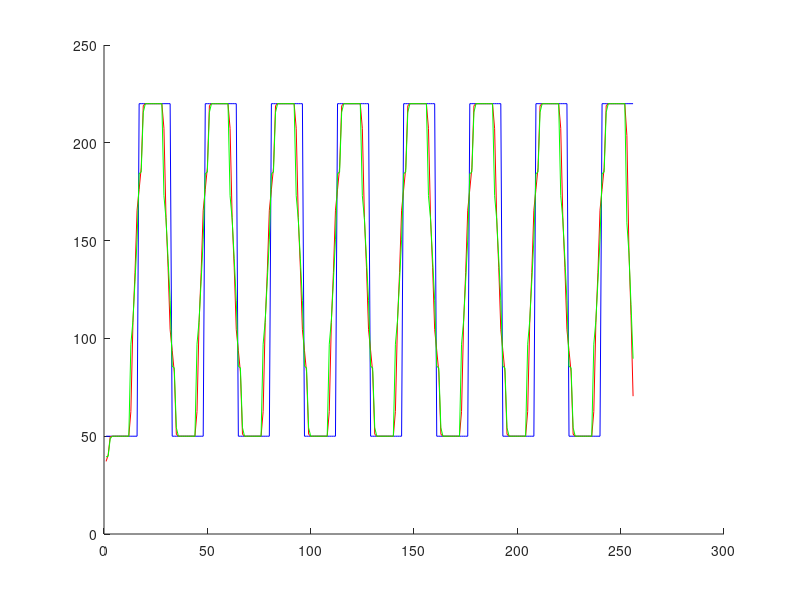
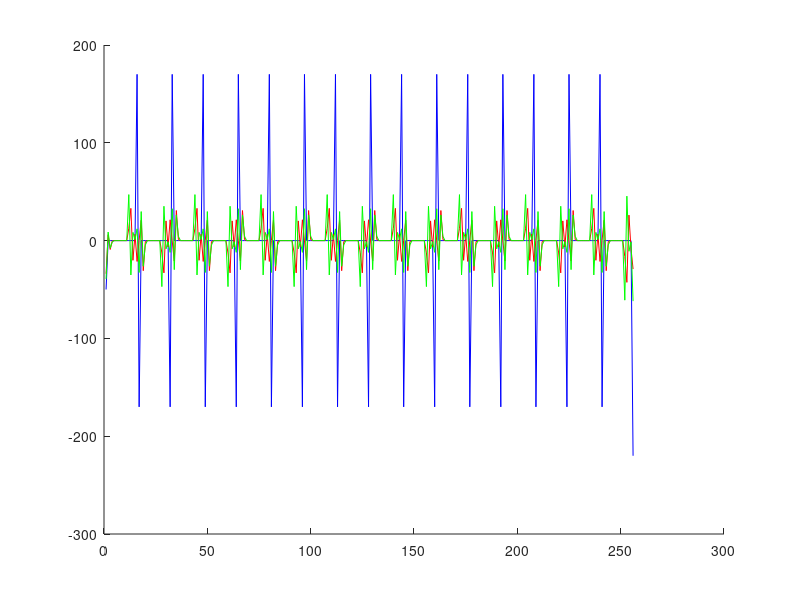
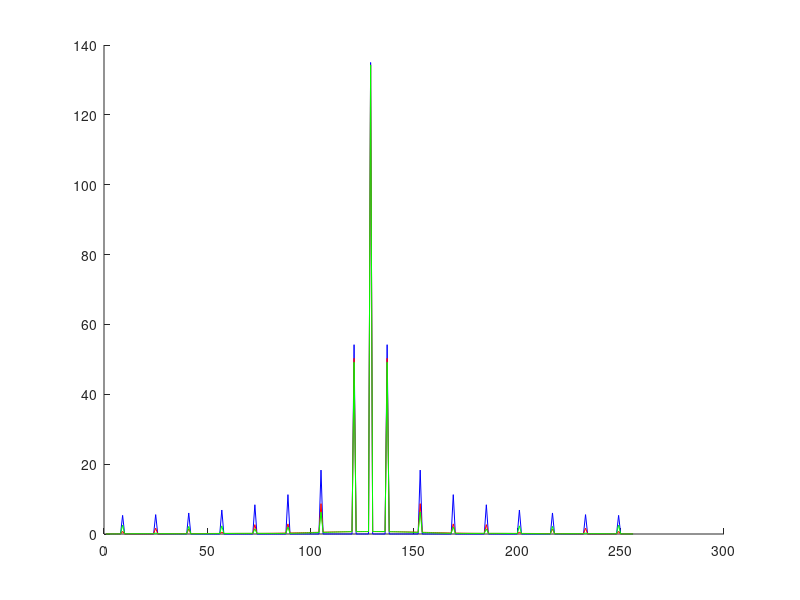
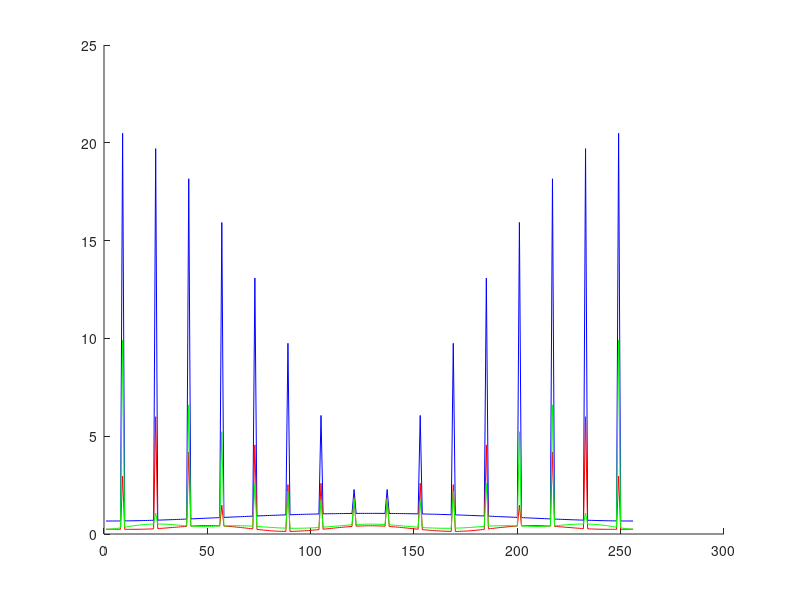

Reproduce these figures in MATLAB, in order.
format long g
format compact
clc
close all
clearvars

% get the location of the script file to save figures
full_path = mfilename('fullpath');
[startpath,  filename, ext] = fileparts(full_path);
plot_num = 1;

commandwindow;

%% create a 1-D version of the checkerboard

block_w = 16;

img_min = 50;
img_max = 220;

data = repmat(cat(2, img_min*ones(1,block_w), img_max*ones(1,block_w)), 1, 8);


%% warp the image

tmp_psf = rand(1,8);
psf = resample(tmp_psf, 1,1);
psf = psf/(sum(psf));

data_warp1 = conv(data, psf(end:-1:1), 'same');

tmp_psf = rand(1,8);
psf = resample(tmp_psf, 1,1);
psf = psf/(sum(psf));

data_warp2 = conv(data, psf(end:-1:1), 'same');


figure
hold on
plot(data, 'b');
plot(data_warp1, 'r');
plot(data_warp2, 'g');

%% laplacian
lk = [1, -2, 1];

lap_data = conv(data, lk, 'same');

lap_data_w1 = conv(data_warp1, lk, 'same');
lap_data_w2 = conv(data_warp2, lk, 'same');


figure
hold on
plot(lap_data, 'b');
plot(lap_data_w1, 'r');
plot(lap_data_w2, 'g');

%% FFT


d_fft = fftshift(fft(data)/numel(data));
dw1_fft = fftshift(fft(data_warp1)/numel(data_warp1));
dw2_fft = fftshift(fft(data_warp2)/numel(data_warp2));

diff_fft_dw01 = d_fft - dw1_fft;
diff_fft_dw02 = d_fft - dw2_fft;


ld_fft = fftshift(fft(lap_data)/numel(lap_data));

ld_1_fft = fftshift(fft(lap_data_w1)/numel(lap_data_w1));

ld_2_fft = fftshift(fft(lap_data_w2)/numel(lap_data_w2));


diff_fft_01 = ld_1_fft - ld_fft;

diff_fft_02 = ld_2_fft - ld_fft;


figure;
hold on
plot((abs(d_fft)), 'b')
plot((abs(dw1_fft)), 'r')
plot((abs(dw2_fft)), 'g')

figure;
hold on
plot((abs(ld_fft)), 'b')
plot((abs(ld_1_fft)), 'r')
plot((abs(ld_2_fft)), 'g')


figure;
hold on
plot((abs(diff_fft_dw01)), 'r')
plot((abs(diff_fft_dw02)), 'g')

figure;
hold on
plot((abs(diff_fft_01)), 'r')
plot((abs(diff_fft_02)), 'g')


%% correlate

cv_diff_dw01 = conv(diff_fft_dw01, diff_fft_dw01(end:-1:1), 'same');
cv_diff_dw12 = conv(diff_fft_dw01, diff_fft_dw02(end:-1:1), 'same');


cv_diff_f01 = conv(diff_fft_01, diff_fft_01(end:-1:1), 'same');
cv_diff_f12 = conv(diff_fft_01, diff_fft_02(end:-1:1), 'same');


figure;
hold on
plot(abs(cv_diff_dw01),'b')
plot(abs(cv_diff_dw12),'r')
% plot(real(cv_diff_f01),'r')
% plot(imag(cv_diff_f01),'g')


figure;
hold on
plot(abs(cv_diff_f01),'b')
plot(abs(cv_diff_f12),'r')
% plot(real(cv_diff_f12),'r')
% plot(imag(cv_diff_f12),'g')

s_01 = sum(abs(cv_diff_f01(:)));
s_02 = sum(abs(cv_diff_f12(:)));

r012 = s_02/s_01

r012m = max(abs(cv_diff_f12(:)))/max(abs(cv_diff_f01(:)))

abs(1-r012m)


s_dw01 = sum(abs(cv_diff_dw01));
s_dw12 = sum(abs(cv_diff_dw12));

r_dw12 = s_dw12/s_dw01



